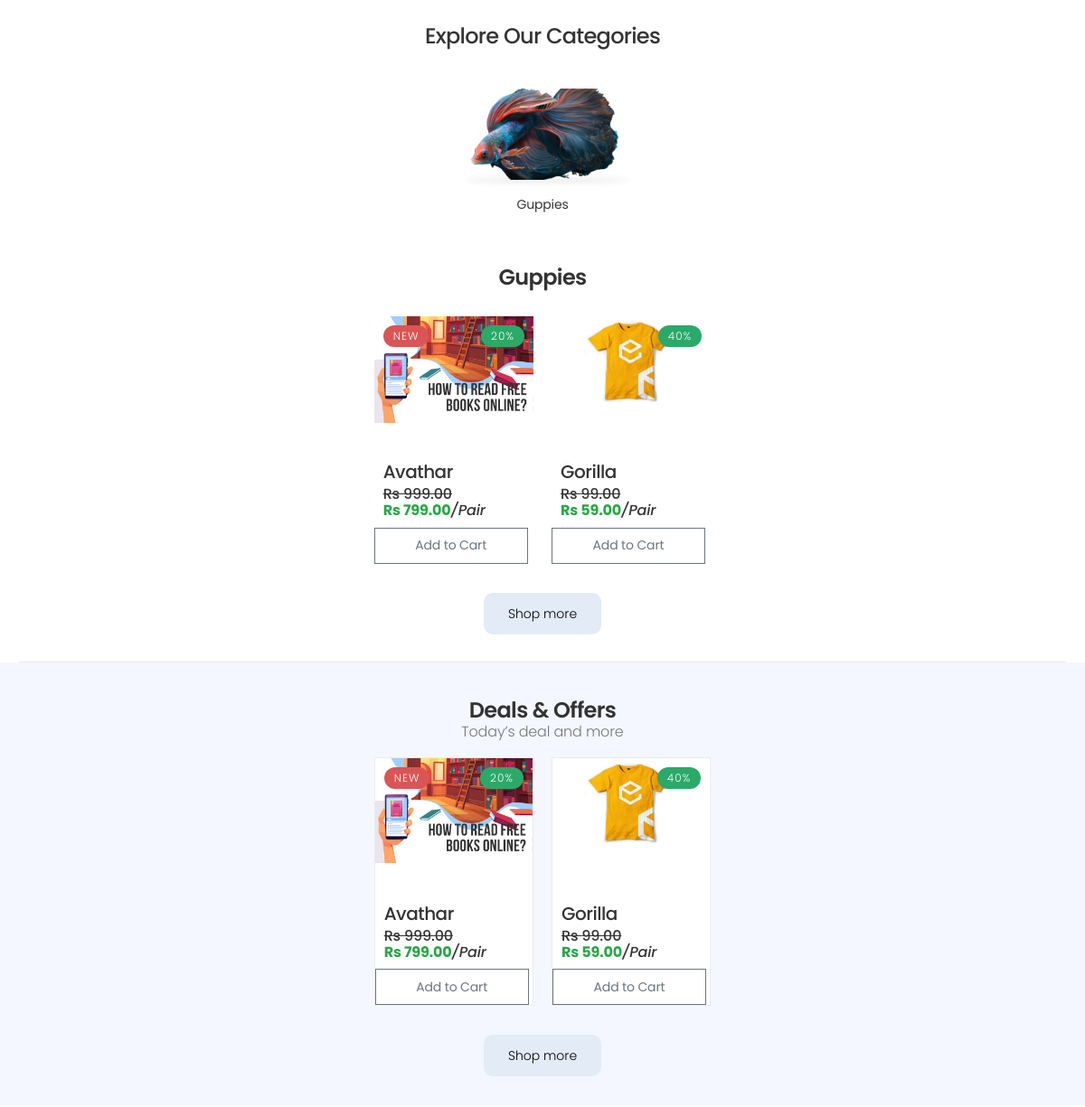
Before: / (middle part) with the older database file.
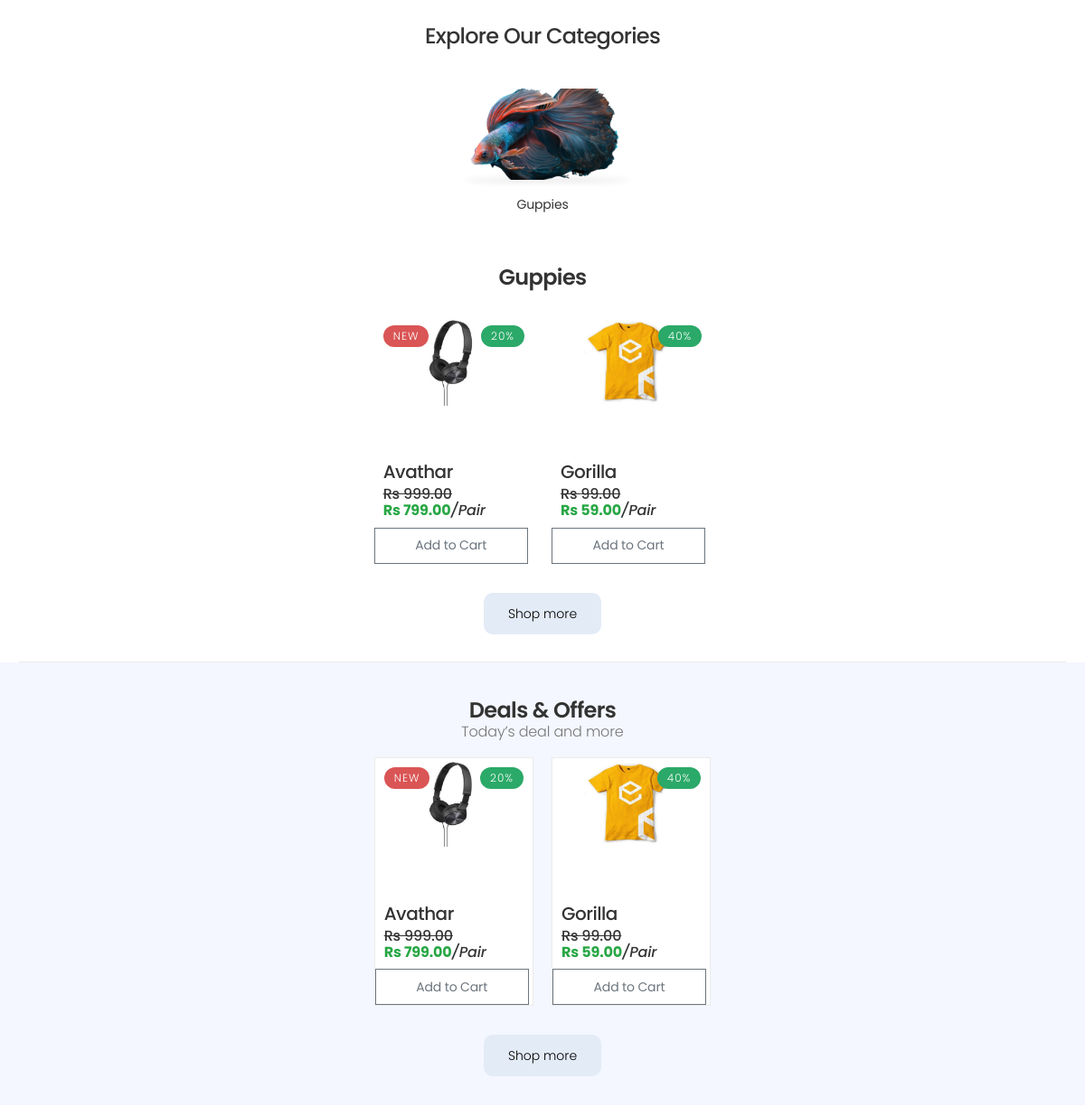
After: the same page with the newer database file.
### store/models.py (models this page shows, shortened)
class Product(models.Model):
	digital = models.BooleanField(default=False,null=True, blank=True)
	name = models.CharField(max_length=250,unique=True)
	slug = models.SlugField(max_length=250,unique=True)
	description = models.TextField(blank=True)
	old_price = models.DecimalField(max_digits=7,blank=True, decimal_places=2)
	new_price = models.DecimalField(max_digits=7,blank=False, decimal_places=2)
	category = models.ForeignKey(Category,on_delete=models.CASCADE)
	image_1 = models.ImageField(upload_to='product')
	image_2 = models.ImageField(upload_to='product',blank=True)
	image_3 = models.ImageField(upload_to='product',blank=True)
	video_url = models.URLField(max_length=200, blank=True)
	stock = models.IntegerField()
	available = models.BooleanField(default=True)
	new = models.BooleanField(default=True)
	created = models.DateTimeField(auto_now_add=True)
	update = models.DateField(auto_now=True)
	def get_discounted_price(self):
		if self.old_price and self.new_price:
			diff = self.old_price - self.new_price
			discount_percentage = ((diff) / self.old_price) * 100
			percentage = int(round(discount_percentage))
			return dict(percentage=percentage, diff=diff)
		return None
	class Meta:
		ordering = ('name',)
		verbose_name = 'product'
		verbose_name_plural = 'products'
	@property
	def imageURL(self):
		try:
			url = self.image_1.url
		except:
			url = ''
		return url

### store/views.py (the view)
# urls.py: path('', views.allProdCat, name="allProdCat"),
def allProdCat(request, c_slug = None):
    c_page = None
    offer = None
    products_list = None
    if c_slug != None:
        c_page = get_object_or_404(Category, slug = c_slug)
        products_list = Product.objects.all().filter(category = c_page, available = True, stock__gt=0)
    else:
        products_list = Product.objects.all().filter(available = True, stock__gt=0)
    paginator = Paginator(products_list,6)
    try:
        page = int(request.GET.get('page', '1'))
    except:
        page = 1
    try:
        products = paginator.page(page)
    except (InvalidPage,EmptyPage):
        products = paginator.page(paginator.num_pages)
    offer = Product.objects.filter(old_price__gt=0)
    data = cartData(request)
    cartItems = data['cartItems']
    return render(request,'store/category.html',{'category':c_page, 'products':products, 'offer':offer, 'cartItems':cartItems})

### store/utils.py (called while the page is built, shortened)
def cookieCart(request):
	try:
		cart = json.loads(request.COOKIES['cart'])
	except:
		cart = {}
		print('CART:', cart)
	items = []
	order = {'get_cart_total':0, 'get_cart_items':0, 'shipping':False}
	cartItems = order['get_cart_items']
	return {'cartItems':cartItems ,'order':order, 'items':items}

def cartData(request):
	if request.user.is_authenticated:
		customer = request.user.customer
		order, created = Order.objects.get_or_create(customer=customer, complete=False)
		items = order.orderitem_set.all()
		cartItems = order.get_cart_items
	else:
		cookieData = cookieCart(request)
		cartItems = cookieData['cartItems']
		order = cookieData['order']
		items = cookieData['items']
	return {'cartItems':cartItems ,'order':order, 'items':items}

### store/templates/store/category.html (shortened to what the changed rows need)
{% extends 'store/Base.html' %}
{% load static %}
{% block content %}
    <div>
        {% if category %}
            <nav aria-label="breadcrumb" class="breadcrumb-nav">
                <div class="container-fluid">
                    <ol class="breadcrumb">
                        <li class="breadcrumb-item"><a href="#">Home</a></li>
                        <li class="breadcrumb-item">{{category}}</li>
                    </ol>
                </div>
            </nav>
            <div class="text-center p-3">
                <h2>{{category.name}}</h2>
            </div>
        {% else %}
        <main class="main">
            <div class="container">
                <h2 class="title text-center mb-4">Explore Our Categories</h2>
            </div>
            <div class="container for-you">
                <div class="heading heading-flex mb-3">
                    <div class="justify-content-center">
                        <h2 class="title">Guppies</h2>
                    </div>
                </div>
                <div class="products">
                    <div class="row justify-content-center">
                        {% for product in products.object_list %}
                        <div class="col-6 col-md-4 col-lg-2">
                            <div class="product product-2">
                                <a href="#">
                                    <div id="carouselExampleIndicators{{product.slug}}" class="carousel slide">
                                        <div class="carousel-inner" style="height: 150px;">
                                            <div class="carousel-item active">
                                                <img src="{{ product.imageURL }}" class="d-block w-100"
                                                    alt="{{ product.name }}">
                                            </div>
                                        </div>
                                        {% if product.new == True %}
                                        <span class="product-sale-label">NEW</span>
                                        {% endif %}
                                        {% if product.get_discounted_price %}
                                        <span class="product-discount-label">{{ product.get_discounted_price.percentage }}%</span>
                                        {% endif %}
                                    </div>
                                    <div class="carousel-product-info">
                                        <div class="m-3">
                                            <h5 class="card-title cart-heading">{{ product.name }}</h3>
                                                <h6 class="pricing">
                                                    {% if product.old_price == 0 %}
                                                    <span style="color: rgb(199, 0, 85);">Only few left</span><br>
                                                    {% else %}
                                                    <s>Rs {{product.old_price}}</s></span><br>
                                                    {% endif %}
                                                    <strong class="ms-2 text-success">Rs {{ product.new_price }}</strong><i>/Pair</i>
                                                </h6>
                                        </div>
                                    </div>
                                </a>
                                    <button data-product="{{product.id}}" data-action="add" class="btn btn-outline-secondary add-btn update-cart">Add to Cart</button>
                            </div>
                        </div>
                        {% endfor %}
                    </div>
                </div>
            </div>
            <div class="bg-light deal-container pt-4 pb-2 mb-4">
                <div class="container">
                    <div class="heading text-center mb-2">
                        <h2 class="title">Deals & Offers</h2>
                    </div>
                    <div class="row">
                <div class="col-lg-12">
                    <div class="products">
                        <div class="row justify-content-center">
                            {% for product in offer %}
                            <div class="col-6 col-md-4 col-lg-2">
                                <div class="product product-2">
                                    <a href="#">
                                        <div id="carouselExampleIndicators2{{product.slug}}" class="carousel slide">
                                            <div class="carousel-inner" style="height: 150px;">
                                                <div class="carousel-item active">
                                                    <img src="{{ product.imageURL }}" class="d-block w-100"
                                                        alt="{{ product.name }}">
                                                </div>
                                            </div>
                                            {% if product.new == True %}
                                            <span class="product-sale-label">NEW</span>
                                            {% endif %}
                                            {% if product.get_discounted_price %}
                                            <span class="product-discount-label">{{ product.get_discounted_price.percentage }}%</span>
                                            {% endif %}
                                        </div>
                                        <div class="carousel-product-info">
                                            <div class="m-3">
                                                <h5 class="card-title cart-heading">{{ product.name }}</h3>
                                                    <h6 class="pricing">
                                                        <s>Rs {{product.old_price}}</s></span><br>
                                                        <strong class="ms-2 text-success">Rs {{ product.new_price }}</strong><i>/Pair</i>
                                                    </h6>
                                            </div>
                                        </div>
                                    </a>
                                        <button data-product="{{product.id}}" data-action="add" class="btn btn-outline-secondary add-btn update-cart">Add to Cart</button>
                                </div>
                            </div>
                            {% endfor %}
                        </div>
                    </div>
                </div>
            </div>
                </div>
            </div>
        </main>
        {% endif %}
    </div>
{% endblock %}

Changed rows visible on the page:
changed Product "Avathar": imageURL: a different picture
